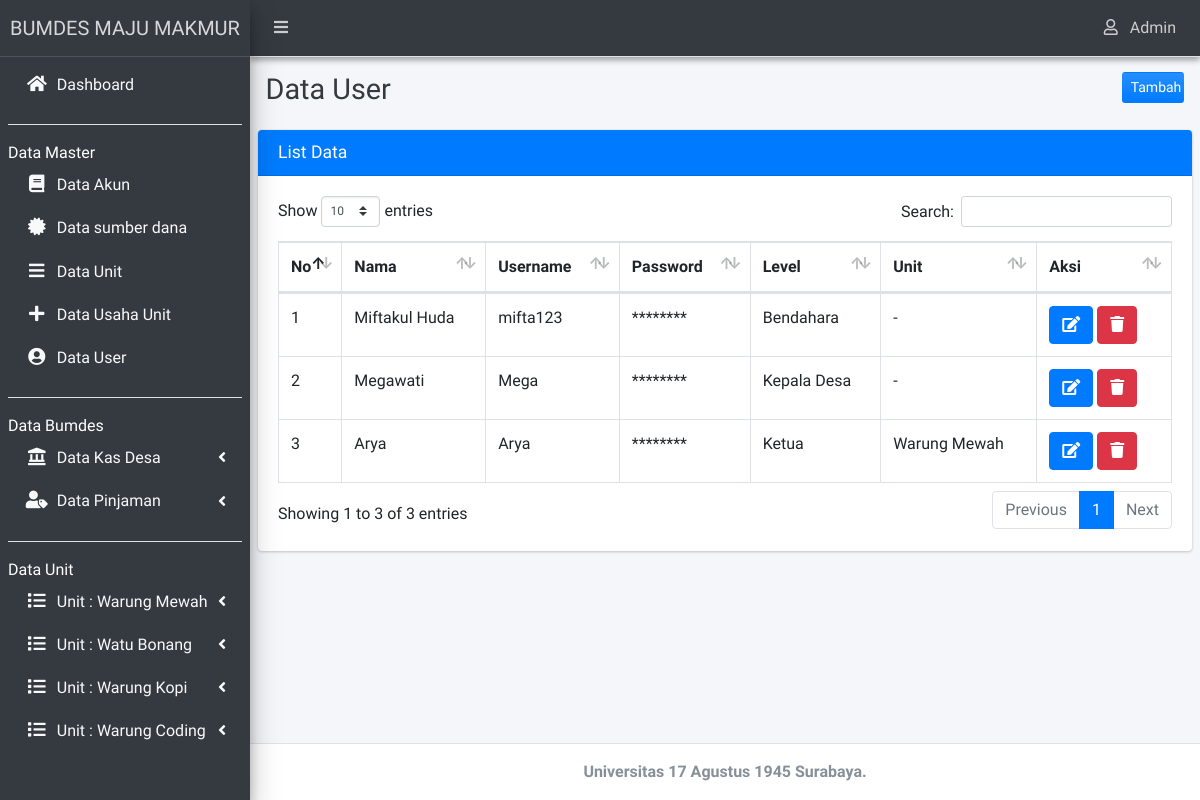
The app's page /admin/index.php?hal=user (signed in), older data.
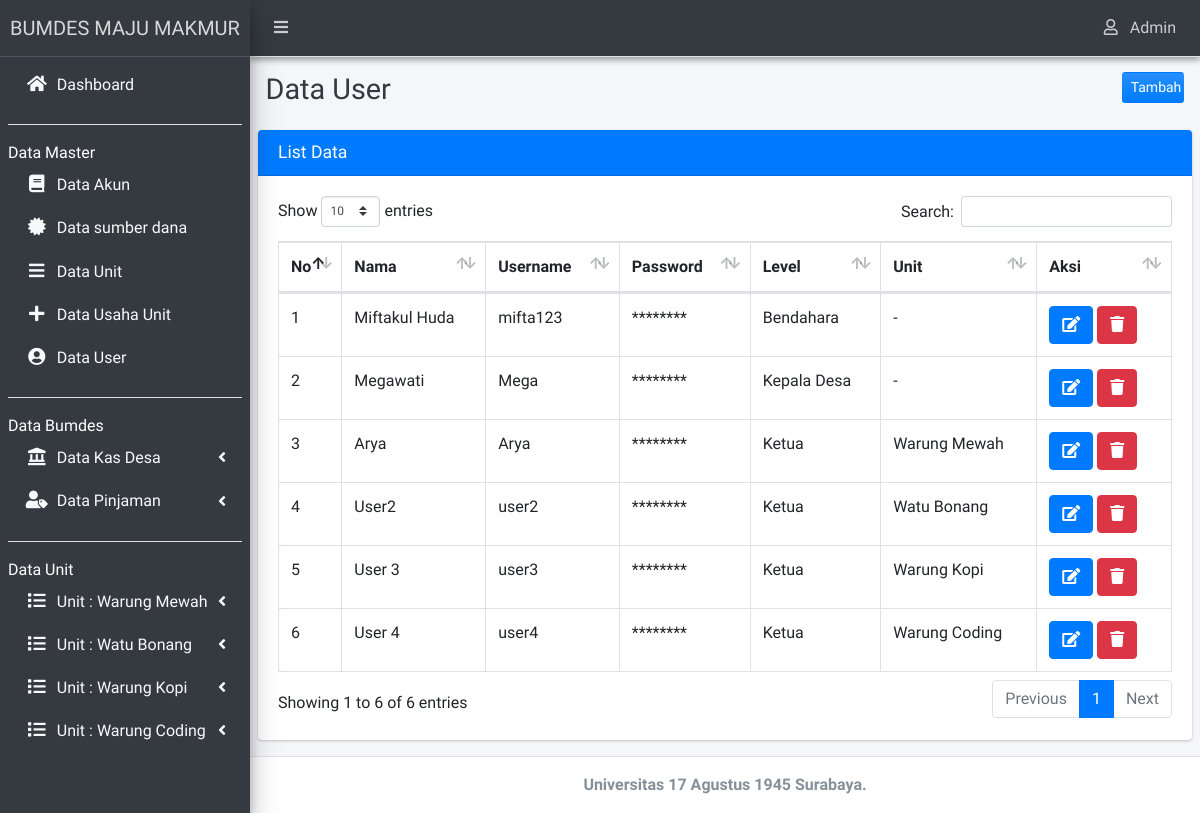
The same page, newer data.
### tables this page shows
CREATE TABLE `tb_unit` (
  `id_unit` int(11) NOT NULL,
  `nama_unit` varchar(30) DEFAULT NULL
);

CREATE TABLE `tb_user` (
  `id_user` int(11) NOT NULL,
  `nama` varchar(100) NOT NULL,
  `username` varchar(100) NOT NULL,
  `password` varchar(100) NOT NULL,
  `id_unit` varchar(20) NOT NULL,
  `level_user` varchar(50) NOT NULL
);

### admin/user.php (the view, shortened to what the changed rows need)
<?php
  require_once '../setting/koneksi.php';
?>
<div class="content-header">
  <div class="container-fluid">
    <div class="row mb-2">
      <div class="col-sm-6">
        <h1 class="m-0 text-dark">Data User</h1>
      </div>
      <div class="col-sm-5">
      </div>
      <div class="col-sm-1">
        <a href="?hal=user_olah" style="float: right;" class="btn btn-block bg-gradient-primary btn-sm">Tambah</a>
      </div>
    </div>
  </div>
</div>
<section class="content">
  <div class="row">
    <div class="col-12">
      <div class="card card-primary">
        <div class="card-header">
          <h3 class="card-title primary">List Data</h3>
        </div>
        <div class="card-body">
          <table id="example2" class="table table-bordered table-hover">
            <thead>
              <tr>
                <th>No</th>
                <th>Nama</th>
                <th>Username</th>
                <th>Password</th>
                <th>Level</th>
                <th>Unit</th>
                <th>Aksi</th>
              </tr>
            </thead>
            <tbody>
              <?php
                $query      = "SELECT * FROM tb_user LEFT JOIN tb_unit ON tb_user.id_unit = tb_unit.id_unit WHERE tb_user.level_user NOT IN ('Admin')";
                $result     = $mysqli->query($query);
                $num_result = $result->num_rows;
              if ($num_result > 0) {
                $no = 0;
                while ($data = mysqli_fetch_assoc($result)) {
                  extract($data);
                  ?>
                  <tr>
                      <td width="5%"><?php echo $no += 1; ?></td>
                      <td><?php echo $nama; ?></td>
                      <td><?php echo $username; ?></td>
                      <td><?php echo str_repeat('*', strlen(substr($password, 0,8))); ?></td>
                      <td><?php echo $level_user; ?></td>
                      <td><?php echo $nama_unit != NULL ? $nama_unit : '-';?></td>
                      <td width="15%">
                        <a href="?hal=user_edit&id=<?php echo $id_user; ?>"
                        class="btn btn-icon btn-primary" title="Edit Data"><i class="fa fa-edit"></i>
                        </a>
                        <a class="btn btn-danger" title="Hapus Data" href="operasi_crud/user/delete.php?hapus=<?php echo $id_user; ?>"
                          onclick="return confirm('Apakah anda yakin akan menghapus data ini?')"> <i class="fa fa-trash"></i>
                        </a>
                      </td>
                    </tr>
                  <?php }}?>
                </table>
              </div>
            </div>
          </div>
        </div>
      </section>

### admin/_menu.php (shortened to what the changed rows need)
<?php
$query="SELECT * from tb_unit";
$result=$mysqli->query($query);
$num_result=$result->num_rows;
if ($num_result > 0 ) {
	while ($data=mysqli_fetch_assoc($result)) {
		extract($data);  ?>
		<li class="nav-item has-treeview">
			<a href="#" class="nav-link text-light">
				<i class="nav-icon fas fa-list"></i>
				<p>
					Unit : <?=$nama_unit;?>
					<i class="fas fa-angle-left right"></i>
				</p>
			</a>
		</li>
		<?php } } ?>

Row changes from the older to the newer data that the page shows:
added tb_user: no "4", nama "User2", username "user2", password "********", level_user "Ketua", id_unit.nama_unit "Watu Bonang"
added tb_user: no "5", nama "User 3", username "user3", password "********", level_user "Ketua", id_unit.nama_unit "Warung Kopi"
added tb_user: no "6", nama "User 4", username "user4", password "********", level_user "Ketua", id_unit.nama_unit "Warung Coding"
Text that changed along with them:
text written by a page script: "Show entries Search: Showing 1 to 3 of 3 entries Previous 1 Next" → "Show entries Search: Showing 1 to 6 of 6 entries Previous 1 Next"
